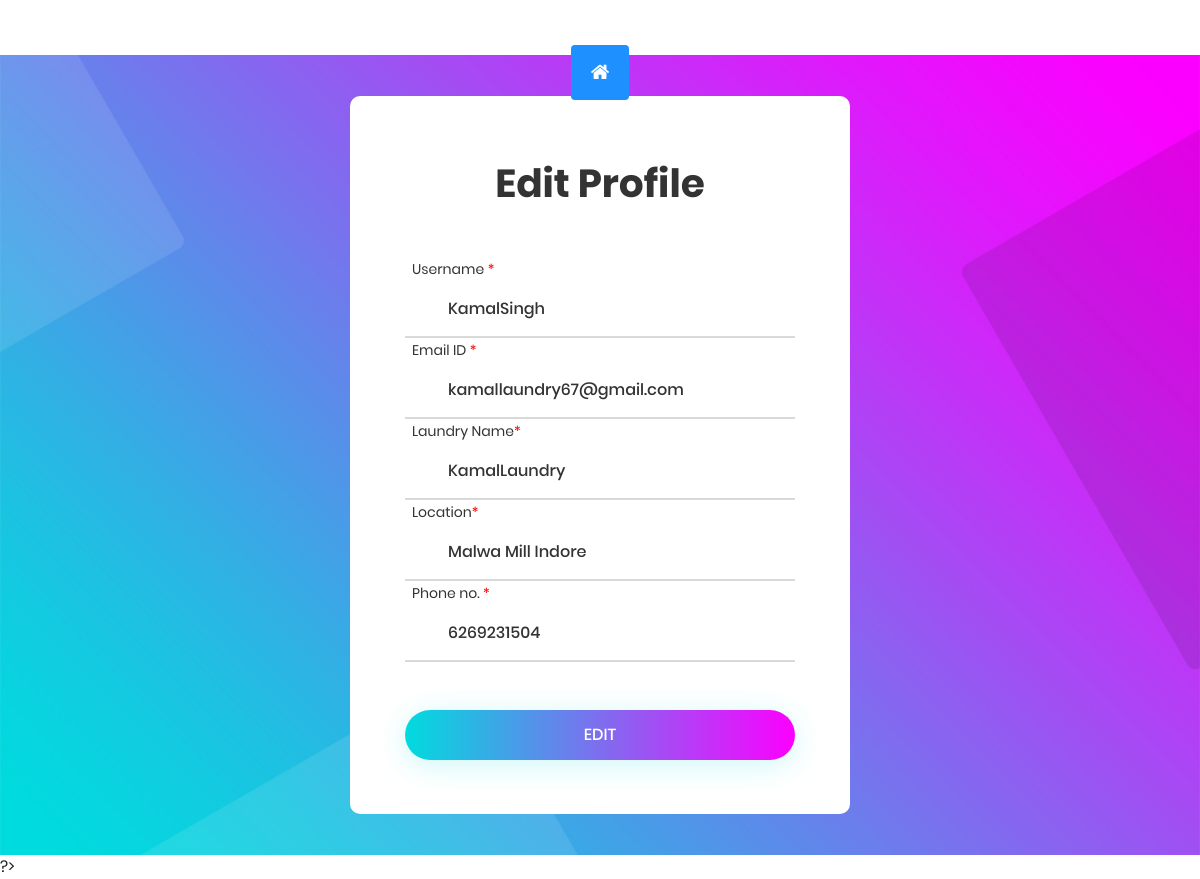
Screenshot of /editprofileowner.php (signed in) with the database file from the repository.
### tables this page shows
CREATE TABLE `owner_registration` (
  `user_name` varchar(255) NOT NULL,
  `email` varchar(255) NOT NULL,
  `user_id` varchar(255) NOT NULL,
  `password` varchar(255) NOT NULL,
  `laundry_name` varchar(255) NOT NULL,
  `laundry_id` varchar(255) NOT NULL,
  `location` varchar(255) NOT NULL,
  `phone_no` bigint(10) NOT NULL
);

### editprofileowner.php (the view, shortened to what this page needs)
<?php
$laundry_name = $_SESSION['laundry_name'];
?>
<?php
    $connect=mysqli_connect("localhost","root","","laundrybasket") or die("Connection failed");
?>
<!DOCTYPE html>
<html lang="en">
<head>
	<link rel="stylesheet" type="text/css" href="login/vendor/bootstrap/css/bootstrap.min.css">
	<link rel="stylesheet" type="text/css" href="login/fonts/font-awesome-4.7.0/css/font-awesome.min.css">
	<link rel="stylesheet" type="text/css" href="login/fonts/iconic/css/material-design-iconic-font.min.css">
	<link rel="stylesheet" type="text/css" href="login/vendor/animate/animate.css">
	<link rel="stylesheet" type="text/css" href="login/vendor/css-hamburgers/hamburgers.min.css">
	<link rel="stylesheet" type="text/css" href="login/vendor/animsition/css/animsition.min.css">
	<link rel="stylesheet" type="text/css" href="login/vendor/select2/select2.min.css">
	<link rel="stylesheet" type="text/css" href="login/vendor/daterangepicker/daterangepicker.css">
	<link rel="stylesheet" type="text/css" href="login/css/util.css">
	<link rel="stylesheet" type="text/css" href="login/css/main.css">
<link rel="stylesheet" href="https://cdnjs.cloudflare.com/ajax/libs/font-awesome/4.7.0/css/font-awesome.min.css">
</head>
<body>
<center><a href="ownerhome.html" ><button class="btn"><i class="fa fa-home"></i></button></a></center>
	<div class="limiter">
		<div class="container-login100" style="background-image: url('images/bg-01.jpg');">
			<div class="wrap-login100 p-l-55 p-r-55 p-t-65 p-b-54">
<?php
        $query = " select * from owner_registration where laundry_name='$laundry_name'";
        $result = mysqli_query($connect, $query);
        while ($row = mysqli_fetch_assoc($result)) {
        ?>
				<form class="login100-form validate-form" action="editowner.php"  method="post">
					<span class="login100-form-title p-b-49">
						Edit Profile
					</span>
					<div class="wrap-input100 validate-input " data-validate = "Username is required">
						<span class="label-input100">Username <font color="red">*</font> </span>
						<input class="input100" type="text" name="user_name" id="user_name" placeholder="Enter username" readonly value="<?php
                                        echo $row['user_name'];
                                        ?>">
						<span class="focus-input100" ></span>
					</div>
					<div class="wrap-input100 validate-input" data-validate="email is required">
						<span class="label-input100">Email ID <font color="red">*</font></span>
						<input class="input100" type="email" name="email" id="email" placeholder="e.g. abc123@gmail.com" value="<?php
                                        echo $row['email'];
                                        ?>">
						<span class="focus-input100" ></span>
					</div>
                                        <div class="wrap-input100 validate-input " data-validate = "Laundry Name is required">
						<span class="label-input100">Laundry Name<font color="red">*</font></span>
						<input class="input100" type="text" name="laundry_name" id="laundry_name" placeholder="Enter laundry name" value="<?php
                                        echo $row['laundry_name'];
                                        ?>">
						<span class="focus-input100" ></span>
					</div>
					<div class="wrap-input100 validate-input " data-validate = "Location is required">
						<span class="label-input100">Location<font color="red">*</font></span>
						<input class="input100" type="text" name="location" id="location" placeholder="Enter location" value="<?php
                                        echo $row['location'];
                                        ?>">
						<span class="focus-input100" ></span>
					</div>
					<div class="wrap-input100 validate-input " data-validate = "Phone no. is required">
						<span class="label-input100">Phone no. <font color="red">*</font></span>
						<input class="input100" type="tel" name="phone_no" id="phone_no" placeholder="Enter phone no." value="<?php
                                        echo $row['phone_no'];
                                        ?>">
						<span class="focus-input100" ></span>
					</div>
					<br>
					<br>
					<div class="container-login100-form-btn">
						<div class="wrap-login100-form-btn">
							<div class="login100-form-bgbtn"></div>
							<button class="login100-form-btn" id="submit" name="submit">
								Edit
							</button>
						</div>
					</div>
					<?php
        }
        ?>
				</form>
			</div>
		</div>
	</div>
</body>
</html>

### login/css/main.css (style rules this page uses)
* { margin: 0px; padding: 0px; box-sizing: border-box; }
body, html { height: 100%; font-family: Poppins-Regular, sans-serif; }
a { font-family: Poppins-Regular; font-size: 14px; line-height: 1.7; color: #666666; margin: 0px; transition: all 0.4s; -webkit-transition: all 0.4s; -o-transition: all 0.4s; -moz-transition: all 0.4s; }
input { outline: none; border: none; }
button { outline: none !important; border: none; background: transparent; }
.limiter { width: 100%; margin: 0 auto; }
.container-login100 { width: 100%; min-height: 100vh; display: -webkit-box; display: -webkit-flex; display: -moz-box; display: -ms-flexbox; display: flex; flex-wrap: wrap; justify-content: center; align-items: center; padding: 15px; background-repeat: no-repeat; background-position: center; background-size: cover; }
.wrap-login100 { width: 500px; background: #fff; border-radius: 10px; overflow: hidden; }
.login100-form { width: 100%; }
.login100-form-title { display: block; font-family: Poppins-Bold; font-size: 39px; color: #333333; line-height: 1.2; text-align: center; }
.wrap-input100 { width: 100%; position: relative; border-bottom: 2px solid #d9d9d9; }
.label-input100 { font-family: Poppins-Regular; font-size: 14px; color: #333333; line-height: 1.5; padding-left: 7px; }
.input100 { font-family: Poppins-Medium; font-size: 16px; color: #333333; line-height: 1.2; display: block; width: 100%; height: 55px; background: transparent; padding: 0 7px 0 43px; }
.focus-input100 { position: absolute; display: block; width: 100%; height: 100%; top: 0; left: 0; pointer-events: none; }
.focus-input100::after { content: attr(data-symbol); font-family: Material-Design-Iconic-Font; color: #adadad; font-size: 22px; display: -webkit-box; display: -webkit-flex; display: -moz-box; display: -ms-flexbox; display: flex; align-items: center; justify-content: center; position: absolute; height: calc(100% - 20px); bottom: 0; left: 0; padding-left: 13px; padding-top: 3px; }
.focus-input100::before { content: ""; display: block; position: absolute; bottom: -2px; left: 0; width: 0; height: 2px; background: #7f7f7f; -webkit-transition: all 0.4s; -o-transition: all 0.4s; -moz-transition: all 0.4s; transition: all 0.4s; }
.container-login100-form-btn { display: -webkit-box; display: -webkit-flex; display: -moz-box; display: -ms-flexbox; display: flex; flex-wrap: wrap; justify-content: center; }
.wrap-login100-form-btn { width: 100%; display: block; position: relative; z-index: 1; border-radius: 25px; overflow: hidden; margin: 0 auto; box-shadow: 0 5px 30px 0px rgba(3, 216, 222, 0.2); -moz-box-shadow: 0 5px 30px 0px rgba(3, 216, 222, 0.2); -webkit-box-shadow: 0 5px 30px 0px rgba(3, 216, 222, 0.2); -o-box-shadow: 0 5px 30px 0px rgba(3, 216, 222, 0.2); -ms-box-shadow: 0 5px 30px 0px rgba(3, 216, 222, 0.2); }
.login100-form-bgbtn { position: absolute; z-index: -1; width: 300%; height: 100%; background: #a64bf4; background: -webkit-linear-gradient(right, #00dbde, #fc00ff, #00dbde, #fc00ff); background: -o-linear-gradient(right, #00dbde, #fc00ff, #00dbde, #fc00ff); background: -moz-linear-gradient(right, #00dbde, #fc00ff, #00dbde, #fc00ff); background: linear-gradient(right, #00dbde, #fc00ff, #00dbde, #fc00ff); top: 0; left: -100%; -webkit-transition: all 0.4s; -o-transition: all 0.4s; -moz-transition: all 0.4s; transition: all 0.4s; }
.login100-form-btn { font-family: Poppins-Medium; font-size: 16px; color: #fff; line-height: 1.2; text-transform: uppercase; display: -webkit-box; display: -webkit-flex; display: -moz-box; display: -ms-flexbox; display: flex; justify-content: center; align-items: center; padding: 0 20px; width: 100%; height: 50px; }
.validate-input { position: relative; }

### editprofileowner.php (style rules this page uses)
.btn { background-color: DodgerBlue; border: none; color: white; padding: 15px 20px; font-size: 20px; cursor: pointer; position:relative; top:45px; }

### rows the page displays
owner_registration: user_name "KamalSingh", email "kamallaundry67@gmail.com", laundry_name "KamalLaundry", location "Malwa Mill Indore", phone_no "6269231504"
